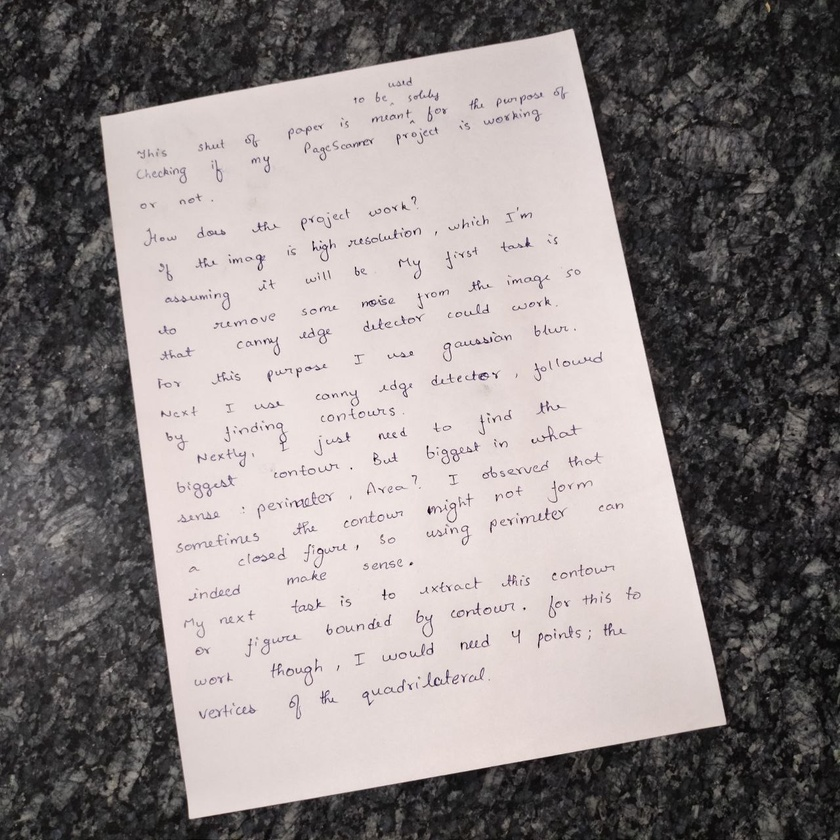
#> input picture image.jpg, 840 x 840 px, shrunk from 1280 x 1280 before the run
$ python Scanner.py
#> lines starting #> are read from the running program, lines starting #| are printed output that depends on the picture; after the words box and inside, x2 and y2 are one past the last pixel; in counts of white or black regions, pixels touching at a corner belong together
"""
Scanner
-------

Provides
1. grayscaling an image
2. blur an image
3. make a binary mask using canny edge detector
4. find the biggest contour (perimeter)
5. Converts the gray scale image to a binary threshold image
"""

from typing import Tuple
import cv2
import numpy as np


def grayScale(img : np.ndarray) -> np.ndarray:
    """
    Converts an image to grayscale

    Args:
    -----
        img (np.ndarray): input image

    Returns:
    --------
        np.ndarray: grayscale image
    """
    return cv2.cvtColor(img, cv2.COLOR_BGR2GRAY)

def blur(img : np.ndarray, k: int = 3, std : int = 0) -> np.ndarray:
    """
    blurs the image using gaussian blur

    Args:
    -----
        img (np.ndarray): input image (grayscale)
        k (int, optional): kernel size. Defaults to 3.

    Returns:
    --------
        np.ndarray: denoised image

    Theory:
    -------
    Gaussian blur uses a kernel and convoles
    it with the input image, it reduces the
    salt and paper noises in the image
    """
    return cv2.GaussianBlur(img, (k,k), std)

def binary(img : np.ndarray) -> np.ndarray:
    """
    finds the edges in the image, and make a binary
    mask, 255 for edges, 0 for rest

    Args:
    -----
        img (np.ndarray): input image (grayscale)

    Returns:
    --------
        np.ndarray: binary image with edges highlighted

    Theory:
    -------
    Canny edge detector uses Sobel method to find the
    edges. Sobel method essentially find the gradient
    of intensity in x and y direction.
    """
    return cv2.Canny(img, 100, 255)

def retBiggestContour(img : np.ndarray) -> Tuple[np.ndarray, Tuple[int, int]]:
    """
    returns the biggest contour and width, height
    of the minimum area rectangle that bounds it

    Args:
    -----
        img (np.ndarray): input image (B&W from canny edge)

    Returns:
    --------
        Tuple[np.ndarray, Tuple[int, int]]
    """
    contours, _ = cv2.findContours(img, cv2.RETR_LIST, cv2.CHAIN_APPROX_SIMPLE)
    cnt = sorted(contours, key = cv2.contourArea)[-1]
    _, (w,h), angle = cv2.minAreaRect(cnt)
    w,h = int(w), int(h)
    if angle > 45 or angle < -45:
        w,h = h,w
    return cnt, (w,h)


def extract(img : np.ndarray,
            cnt : np.ndarray,
            w : int,
            h : int
            ) -> np.ndarray:
    """
    crops out the page from the entire image

    Args:
    -----
        img (np.ndarray): input image
        cnt (np.ndarray): contour
        w (int): width of min area rect
        h (int): hieght of min area rect

    Returns:
    --------
        np.ndarray: the cropped out image
    """
    cnt = cnt.reshape(cnt.shape[0], cnt.shape[-1])
    # the corners have extreme x, y coordinates
    s1 = sorted(cnt, key = lambda x : (x[0], x[1]))
    s2 = sorted(cnt, key = lambda x : (x[1], x[0]))
    corner1, corner3 = s1[0], s1[-1]
    corner2, corner4 = s2[0], s2[-1]

    corners = np.array([corner1, corner2, corner3, corner4])
    target_corners = np.array([(0,0), (w,0), (w,h), (0,h)])

    H, _ = cv2.findHomography(corners, target_corners, params = None)

    transformed_image = cv2.warpPerspective(
    img, H, (img.shape[1], img.shape[0]))

    transformed_image = transformed_image[:h, :w]

    return transformed_image

def transform(img : np.ndarray) -> np.ndarray:
    """
    converts the image to B&W

    Args:
    -----
        img (np.ndarray): input image

    Returns:
        np.ndarray: B&W image
    """
    T = cv2.GaussianBlur(img, (11,11),0)-10
    return (img > T).astype(np.uint8) * 255

if __name__ == "__main__":
    img = cv2.imread("image.jpg")
#> img is the input picture: shape (840, 840, 3); mean B, G, R 134.2, 134.6, 141.7
    gray = grayScale(img)
    blurred = blur(gray)
    edged = binary(blurred)
#> in binary, `return cv2.Canny(img, 100, 255)`:
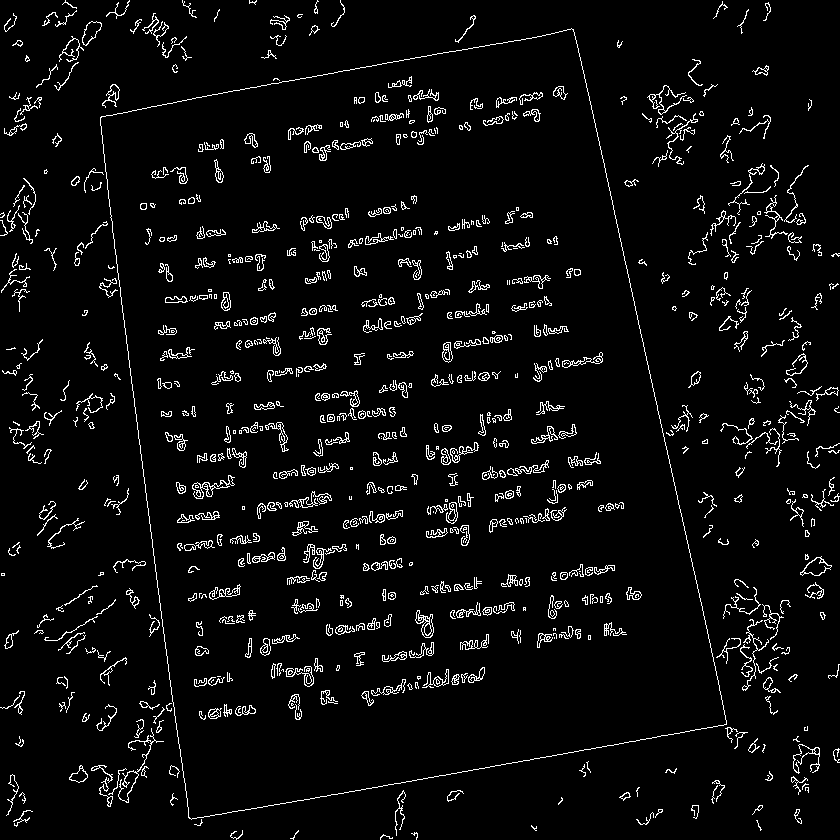
#> returned value: shape (840, 840); 4.8% white in thin lines or dots
    cnt, (w,h) = retBiggestContour(edged)
#> in retBiggestContour, `contours, _ = cv2.findContours(img, cv2.RETR_LIST, cv2.CHAIN_APPROX_SI..`: contours = 1496 contours, 1012 with area under 20; largest, box (x1, y1, x2, y2) and area: (100, 28, 727, 820) 366258, (100, 28, 727, 820) 366254, (800, 556, 832, 576) 306, (803, 557, 832, 576) 258, (82, 21, 102, 46) 256
#> in retBiggestContour, `cnt = sorted(contours, key = cv2.contourArea)[-1]`: cnt = contour of 859 points, box (x1, y1, x2, y2) (100, 28, 727, 820), area 366258
#> in retBiggestContour, `_, (w,h), angle = cv2.minAreaRect(cnt)`: w = 546.7; h = 712.9; angle = -10.3
#> in retBiggestContour, `w,h = int(w), int(h)`: w = 546; h = 712
#> w = 546; h = 712
    img = extract(gray, cnt, w, h)
#> in extract, `cnt = cnt.reshape(cnt.shape[0], cnt.shape[-1])`: cnt = 859 pairs, first value 100 to 726, second value 28 to 819
#> in extract, `s1 = sorted(cnt, key = lambda x : (x[0], x[1]))`: s1 has the same summary as cnt
#> in extract, `s2 = sorted(cnt, key = lambda x : (x[1], x[0]))`: s2 has the same summary as cnt
#> in extract, `corner1, corner3 = s1[0], s1[-1]`: corner1 = [100, 117]; corner3 = [726, 724]
#> in extract, `corner2, corner4 = s2[0], s2[-1]`: corner2 = [571, 28]; corner4 = [191, 819]
#> in extract, `corners = np.array([corner1, corner2, corner3, corner4])`: corners = [[100, 117], [571, 28], [726, 724], [191, 819]]
#> in extract, `target_corners = np.array([(0,0), (w,0), (w,h), (0,h)])`: target_corners = [[0, 0], [546, 0], [546, 712], [0, 712]]
#> in extract, `H, _ = cv2.findHomography(corners, target_corners, params = None)`: H = [[1.17, -0.152, -99.34], [0.218, 1.15, -156.6], [5.18e-05, 0.000188, 1]]
#> in extract, `transformed_image = cv2.warpPerspective( img, H, (img.shape[1], img.sh..`:
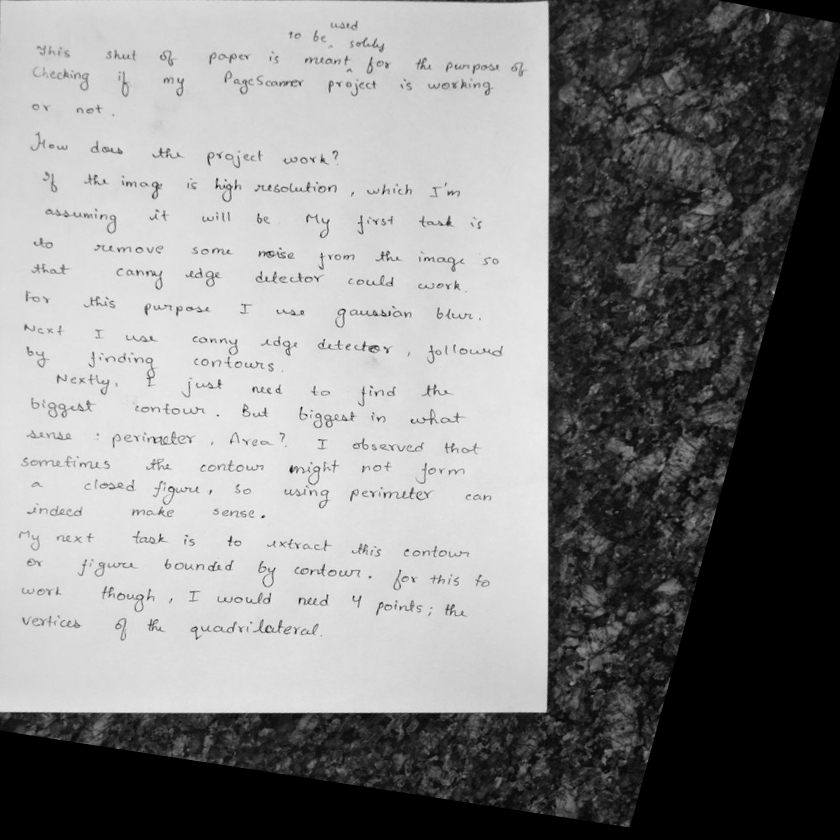
#> transformed_image: shape (840, 840); min 0, max 246, mean 131
#> in extract, `transformed_image = transformed_image[:h, :w]`:
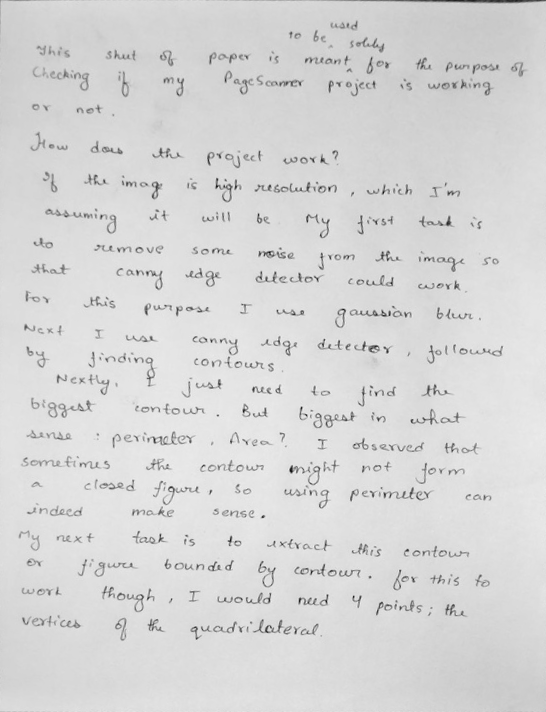
#> transformed_image: shape (712, 546); min 11, max 246, mean 214.4
    img = transform(img)
#> in transform, `T = cv2.GaussianBlur(img, (11,11),0)-10`:
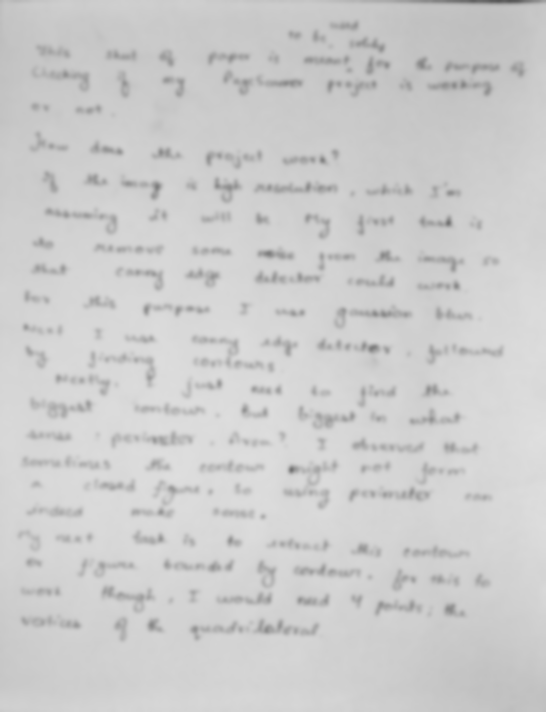
#> T: shape (712, 546); min 86, max 223, mean 204.5
#> in transform, `return (img > T).astype(np.uint8) * 255`:
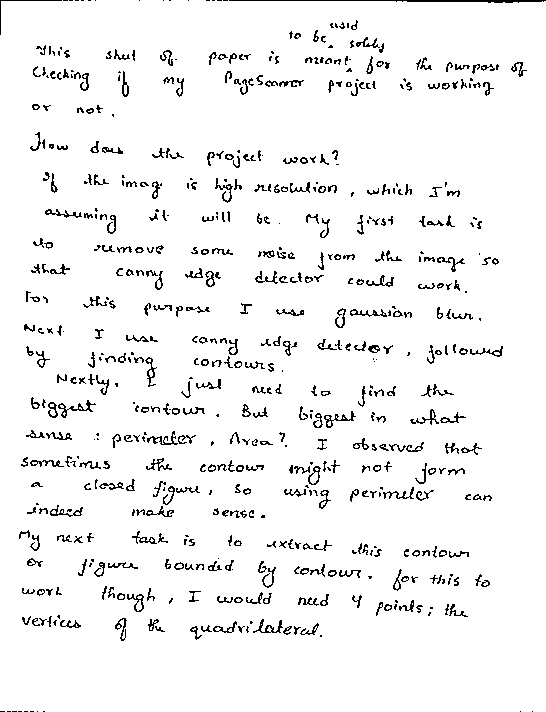
#> returned value: shape (712, 546); 95% white; black in thin lines or dots
    cv2.imwrite("transformed.jpg", img)
